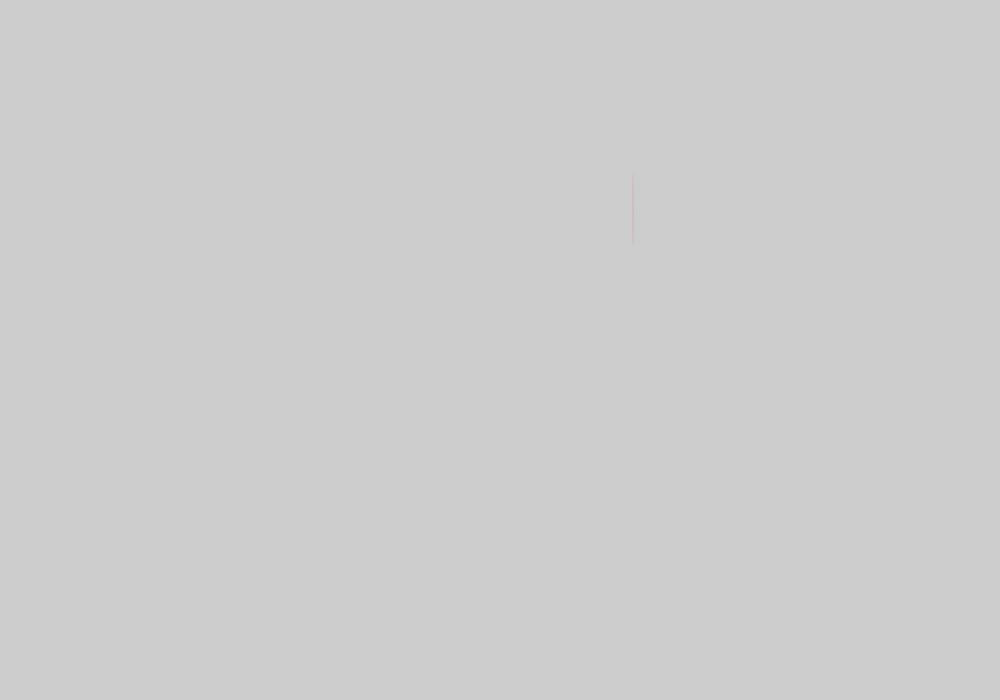
Frame 1 (no input)
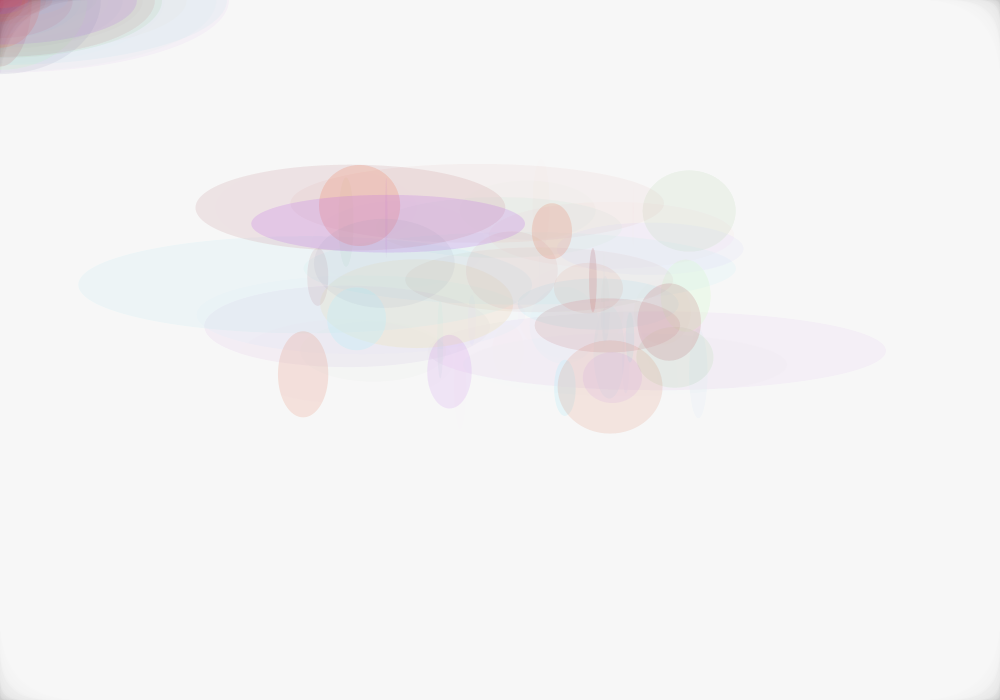
Frame 60 (the mouse pressed at the canvas centre just before this capture)
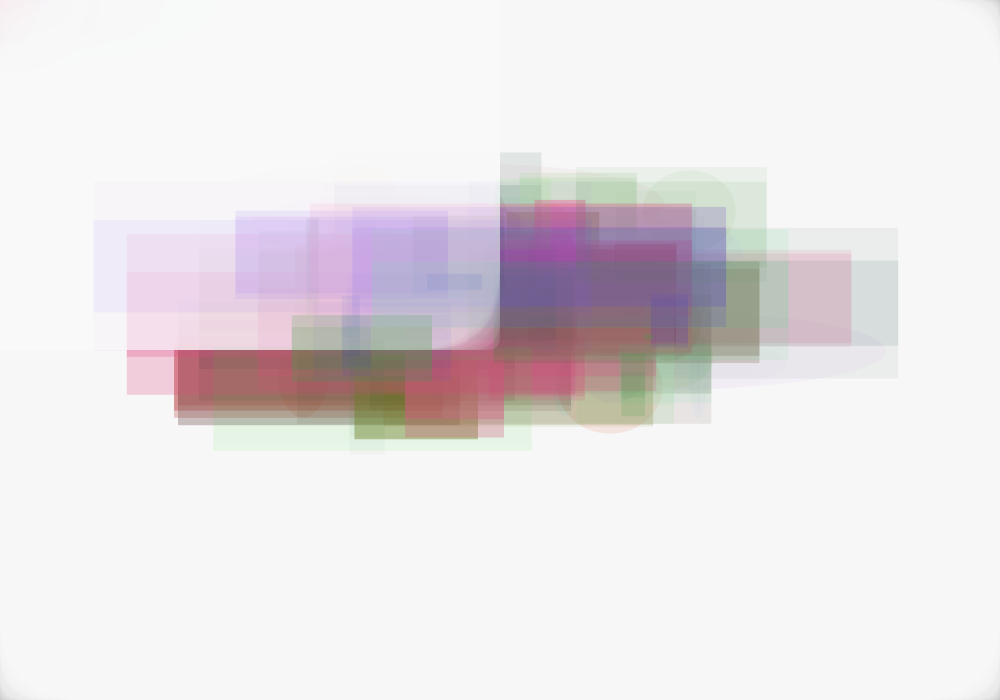
Frame 120 (the mouse held since frame 60 and released just before this capture)

The Processing sketch that drew these frames (run headless with seeded random() and noise(); from frame 60 on, the mouse is pressed at the canvas centre):

// Processing sketch: processing_170455
// ── processing_170455.pde

float circulox;
float circuloy;
float dimx;
float dimy;
float velocidad;
float r;
float g;
float b;
float t;
int switc;


void setup() {
  size(1000,700);
  smooth();
  circulox = random(950);
  circuloy = random(650);
  dimx = random(50,100);
  velocidad = random(4.00);
  r = random(0,256);
  g = random(0,256);
  b = random(0,256);
  t = random(101);
  switc = 0;
  
  

  // Parameters go inside the parentheses when the object is constructed.
}

void draw() {
  noStroke();
  randomize();
  //background(r,g,b);
  
  randomize();
  fill(r,g,b,t);
  
  randomize();
  if (switc == 0)
  ellipse(mouseX,mouseY,dimx,dimy);
  else {
    rectMode(CENTER);
    rect(circulox,circuloy,dimx,dimy);
  }
  
  dimx = random(50,100);
  dimy = random(50,100);
  velocidad = random(4.00);
  circulox = random(300,700);
  circuloy = random(200,400);
  dimx = dimy * velocidad * random(1.99);
  fill(r,g,b,t);
  if (switc == 0)
  ellipse(circulox,circuloy,dimx,dimy);
  else {
    rectMode(CENTER);
    rect(circulox,circuloy,dimx,dimy);
  }  dimy = random(50,300);
  dimy = dimx / velocidad;
  if (circulox > width)
    circulox = velocidad;
  if (circuloy > height)
    circuloy = velocidad;
    fill(255,random(20));
  rect(0,0,width,height,random(101));
}

void randomize() {
  r -= random(0,4);
  g -= random(0,4);
  b -= random(0,4);
  t -= random(0,10);
  if (r < 0 || g < 0 || b < 0 || t < 0){
    r = random(0,256);
    g = random(0,256);
    b = random(0,256);
    t = random(101);
  }
}

void mousePressed() {
  if (switc == 0)
  switc = 1;
  else
  switc = 0;
}
